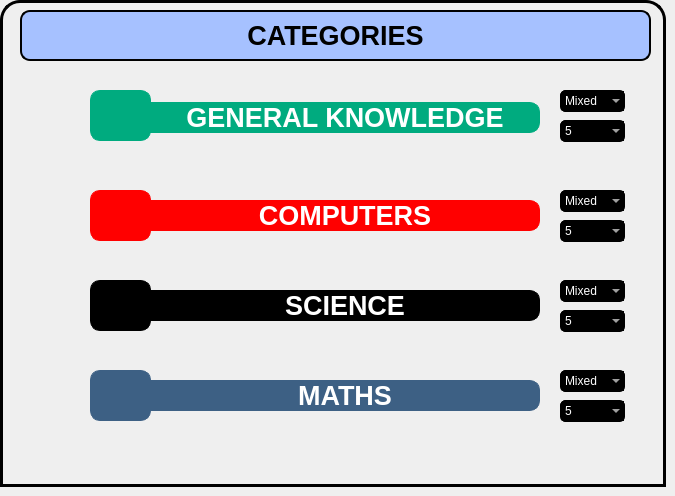
     <widget class="QWidget" name="quizpage">
      <widget class="QFrame" name="quiz_frame">
       <property name="geometry">
        <rect>
         <x>0</x>
         <y>0</y>
         <width>666</width>
         <height>487</height>
        </rect>
       </property>
       <property name="styleSheet">
        <string notr="true">border :3px solid black;
border-top-left-radius : 20px;
border-top-right-radius : 20px; 
border-bottom-left-radius : 0px; 
border-bottom-right-radius : 0px;</string>
       </property>
       <property name="frameShape">
        <enum>QFrame::StyledPanel</enum>
       </property>
       <property name="frameShadow">
        <enum>QFrame::Raised</enum>
       </property>
       <widget class="QLabel" name="Categories">
        <property name="geometry">
         <rect>
          <x>20</x>
          <y>10</y>
          <width>631</width>
          <height>51</height>
         </rect>
        </property>
        <property name="font">
         <font>
          <pointsize>20</pointsize>
          <weight>75</weight>
          <bold>true</bold>
         </font>
        </property>
        <property name="styleSheet">
         <string notr="true">border :2px solid black;
background-color: rgb(166, 193, 255);
border-top-left-radius : 10px;
border-top-right-radius : 10px; 
border-bottom-left-radius : 10px; 
border-bottom-right-radius : 10px;</string>
        </property>
        <property name="text">
         <string>&lt;html&gt;&lt;head/&gt;&lt;body&gt;&lt;p&gt;&lt;span style=&quot; font-weight:600;&quot;&gt;CATEGORIES&lt;/span&gt;&lt;/p&gt;&lt;/body&gt;&lt;/html&gt;</string>
        </property>
        <property name="alignment">
         <set>Qt::AlignCenter</set>
        </property>
       </widget>
       <widget class="QLabel" name="GKLabel">
        <property name="geometry">
         <rect>
          <x>90</x>
          <y>90</y>
          <width>61</width>
          <height>51</height>
         </rect>
        </property>
        <property name="styleSheet">
         <string notr="true">border :1px solid black;
background-color: rgb(0, 171, 127);
border-top-left-radius : 10px;
border-top-right-radius : 10px; 
border-bottom-left-radius : 10px; 
border-bottom-right-radius : 10px;
border-color: rgb(0, 171, 127);</string>
        </property>
        <property name="text">
         <string/>
        </property>
        <property name="pixmap">
         <pixmap>../Resources/GK.png</pixmap>
        </property>
        <property name="scaledContents">
         <bool>true</bool>
        </property>
       </widget>
       <widget class="QLabel" name="ComputersLabel">
        <property name="geometry">
         <rect>
          <x>90</x>
          <y>190</y>
          <width>61</width>
          <height>51</height>
         </rect>
        </property>
        <property name="styleSheet">
         <string notr="true">border :1px solid red;
background-color: rgb(255, 0,0 );
border-top-left-radius : 10px;
border-top-right-radius : 10px; 
border-bottom-left-radius : 10px; 
border-bottom-right-radius : 10px;</string>
        </property>
        <property name="text">
         <string/>
        </property>
        <property name="pixmap">
         <pixmap>../Resources/Computer.png</pixmap>
        </property>
        <property name="scaledContents">
         <bool>true</bool>
        </property>
       </widget>
       <widget class="QLabel" name="ScienceLabel">
        <property name="geometry">
         <rect>
          <x>90</x>
          <y>280</y>
          <width>61</width>
          <height>51</height>
         </rect>
        </property>
        <property name="styleSheet">
         <string notr="true">border :1px solid black;
background-color: rgb(0, 0, 0);
border-top-left-radius : 10px;
border-top-right-radius : 10px; 
border-bottom-left-radius : 10px; 
border-bottom-right-radius : 10px;</string>
        </property>
        <property name="text">
         <string/>
        </property>
        <property name="pixmap">
         <pixmap>../Resources/Science.png</pixmap>
        </property>
        <property name="scaledContents">
         <bool>true</bool>
        </property>
       </widget>
       <widget class="QLabel" name="MathsLabel">
        <property name="geometry">
         <rect>
          <x>90</x>
          <y>370</y>
          <width>61</width>
          <height>51</height>
         </rect>
        </property>
        <property name="styleSheet">
         <string notr="true">border :1px solid black;
background-color: rgb(61, 96, 132);
border-top-left-radius : 10px;
border-top-right-radius : 10px; 
border-bottom-left-radius : 10px; 
border-bottom-right-radius : 10px;
border-color: rgb(61, 96, 132);</string>
        </property>
        <property name="text">
         <string/>
        </property>
        <property name="pixmap">
         <pixmap>../Resources/Maths.png</pixmap>
        </property>
        <property name="scaledContents">
         <bool>true</bool>
        </property>
       </widget>
       <widget class="QPushButton" name="GK">
        <property name="geometry">
         <rect>
          <x>150</x>
          <y>102</y>
          <width>390</width>
          <height>31</height>
         </rect>
        </property>
        <property name="font">
         <font>
          <pointsize>20</pointsize>
          <weight>75</weight>
          <bold>true</bold>
         </font>
        </property>
        <property name="cursor">
         <cursorShape>PointingHandCursor</cursorShape>
        </property>
        <property name="toolTip">
         <string>General Knowledge Quiz</string>
        </property>
        <property name="styleSheet">
         <string notr="true">border :1px solid black;
background-color: rgb(0, 171, 127);
border-top-left-radius : 0px;
border-top-right-radius : 10px; 
border-bottom-left-radius : 0px; 
border-bottom-right-radius : 10px;
color: rgb(255, 255, 255);
border-color: rgb(0, 171, 127);</string>
        </property>
        <property name="text">
         <string>GENERAL KNOWLEDGE</string>
        </property>
       </widget>
       <widget class="QPushButton" name="Computers">
        <property name="geometry">
         <rect>
          <x>150</x>
          <y>200</y>
          <width>390</width>
          <height>31</height>
         </rect>
        </property>
        <property name="font">
         <font>
          <pointsize>20</pointsize>
          <weight>75</weight>
          <bold>true</bold>
         </font>
        </property>
        <property name="cursor">
         <cursorShape>PointingHandCursor</cursorShape>
        </property>
        <property name="toolTip">
         <string>Computers Quiz</string>
        </property>
        <property name="styleSheet">
         <string notr="true">border :1px solid red;
background-color: rgb(255, 0,0 );
border-top-left-radius : 0px;
border-top-right-radius : 10px; 
border-bottom-left-radius : 0px; 
border-bottom-right-radius : 10px;
color: rgb(255, 255, 255);</string>
        </property>
        <property name="text">
         <string>COMPUTERS</string>
        </property>
       </widget>
       <widget class="QPushButton" name="Science">
        <property name="geometry">
         <rect>
          <x>150</x>
          <y>290</y>
          <width>390</width>
          <height>31</height>
         </rect>
        </property>
        <property name="font">
         <font>
          <pointsize>20</pointsize>
          <weight>75</weight>
          <bold>true</bold>
         </font>
        </property>
        <property name="cursor">
         <cursorShape>PointingHandCursor</cursorShape>
        </property>
        <property name="toolTip">
         <string>Science Quiz</string>
        </property>
        <property name="styleSheet">
         <string notr="true">border :1px solid black;
background-color: rgb(0, 0,0 );
border-top-left-radius : 0px;
border-top-right-radius : 10px; 
border-bottom-left-radius : 0px; 
border-bottom-right-radius : 10px;
color: rgb(255, 255, 255);</string>
        </property>
        <property name="text">
         <string>SCIENCE</string>
        </property>
       </widget>
       <widget class="QPushButton" name="Maths">
        <property name="geometry">
         <rect>
          <x>150</x>
          <y>380</y>
          <width>390</width>
          <height>31</height>
         </rect>
        </property>
        <property name="font">
         <font>
          <pointsize>20</pointsize>
          <weight>75</weight>
          <bold>true</bold>
         </font>
        </property>
        <property name="cursor">
         <cursorShape>PointingHandCursor</cursorShape>
        </property>
        <property name="toolTip">
         <string>Maths Quiz</string>
        </property>
        <property name="styleSheet">
         <string notr="true">border :1px solid black;
background-color: rgb(61, 96, 132);
border-top-left-radius : 0px;
border-top-right-radius : 10px; 
border-bottom-left-radius : 0px; 
border-bottom-right-radius : 10px;
color: rgb(255, 255, 255);
border-color: rgb(61, 96, 132);</string>
        </property>
        <property name="text">
         <string>MATHS</string>
        </property>
       </widget>
       <widget class="QComboBox" name="DifficultyGK">
        <property name="geometry">
         <rect>
          <x>560</x>
          <y>90</y>
          <width>65</width>
          <height>22</height>
         </rect>
        </property>
        <property name="toolTip">
         <string>Difficulty</string>
        </property>
        <property name="styleSheet">
         <string notr="true">border: 1px solid black;
color: rgb(255, 255, 255);
background-color: rgb(0, 0, 0);
border-top-left-radius : 5px;
border-top-right-radius : 5px; 
border-bottom-left-radius : 5px; 
border-bottom-right-radius : 5px;</string>
        </property>
        <property name="currentText">
         <string>Mixed</string>
        </property>
        <item>
         <property name="text">
          <string>Mixed</string>
         </property>
        </item>
        <item>
         <property name="text">
          <string>Easy</string>
         </property>
        </item>
        <item>
         <property name="text">
          <string>Medium</string>
         </property>
        </item>
        <item>
         <property name="text">
          <string>Hard</string>
         </property>
        </item>
       </widget>
       <widget class="QComboBox" name="DifficultyComputers">
        <property name="geometry">
         <rect>
          <x>560</x>
          <y>190</y>
          <width>65</width>
          <height>22</height>
         </rect>
        </property>
        <property name="toolTip">
         <string>Difficulty</string>
        </property>
        <property name="styleSheet">
         <string notr="true">border: 1px solid black;
color: rgb(255, 255, 255);
background-color: rgb(0, 0, 0);
border-top-left-radius : 5px;
border-top-right-radius : 5px; 
border-bottom-left-radius : 5px; 
border-bottom-right-radius : 5px;</string>
        </property>
        <property name="currentText">
         <string>Mixed</string>
        </property>
        <item>
         <property name="text">
          <string>Mixed</string>
         </property>
        </item>
        <item>
         <property name="text">
          <string>Easy</string>
         </property>
        </item>
        <item>
         <property name="text">
          <string>Medium</string>
         </property>
        </item>
        <item>
         <property name="text">
          <string>Hard</string>
         </property>
        </item>
       </widget>
       <widget class="QComboBox" name="DifficultyScience">
        <property name="geometry">
         <rect>
          <x>560</x>
          <y>280</y>
          <width>65</width>
          <height>22</height>
         </rect>
        </property>
        <property name="toolTip">
         <string>Difficulty</string>
        </property>
        <property name="styleSheet">
         <string notr="true">border: 1px solid black;
color: rgb(255, 255, 255);
background-color: rgb(0, 0, 0);
border-top-left-radius : 5px;
border-top-right-radius : 5px; 
border-bottom-left-radius : 5px; 
border-bottom-right-radius : 5px;</string>
        </property>
        <property name="currentText">
         <string>Mixed</string>
        </property>
        <item>
         <property name="text">
          <string>Mixed</string>
         </property>
        </item>
        <item>
         <property name="text">
          <string>Easy</string>
         </property>
        </item>
        <item>
         <property name="text">
          <string>Medium</string>
         </property>
        </item>
        <item>
         <property name="text">
          <string>Hard</string>
         </property>
        </item>
       </widget>
       <widget class="QComboBox" name="DifficultyMaths">
        <property name="geometry">
         <rect>
          <x>560</x>
          <y>370</y>
          <width>65</width>
          <height>22</height>
         </rect>
        </property>
        <property name="toolTip">
         <string>Difficulty</string>
        </property>
        <property name="styleSheet">
         <string notr="true">border: 1px solid black;
color: rgb(255, 255, 255);
background-color: rgb(0, 0, 0);
border-top-left-radius : 5px;
border-top-right-radius : 5px; 
border-bottom-left-radius : 5px; 
border-bottom-right-radius : 5px;</string>
        </property>
        <property name="currentText">
         <string>Mixed</string>
        </property>
        <item>
         <property name="text">
          <string>Mixed</string>
         </property>
        </item>
        <item>
         <property name="text">
          <string>Easy</string>
         </property>
        </item>
        <item>
         <property name="text">
          <string>Medium</string>
         </property>
        </item>
        <item>
         <property name="text">
          <string>Hard</string>
         </property>
        </item>
       </widget>
       <widget class="QComboBox" name="NumberGK">
        <property name="geometry">
         <rect>
          <x>560</x>
          <y>120</y>
          <width>65</width>
          <height>22</height>
         </rect>
        </property>
        <property name="toolTip">
         <string>Questions</string>
        </property>
        <property name="styleSheet">
         <string notr="true">border: 1px solid black;
color: rgb(255, 255, 255);
background-color: rgb(0, 0, 0);
border-top-left-radius : 5px;
border-top-right-radius : 5px; 
border-bottom-left-radius : 5px; 
border-bottom-right-radius : 5px;</string>
        </property>
        <property name="currentText">
         <string>5</string>
        </property>
        <item>
         <property name="text">
          <string>5</string>
         </property>
        </item>
        <item>
         <property name="text">
          <string>6</string>
         </property>
        </item>
        <item>
         <property name="text">
          <string>7</string>
         </property>
        </item>
        <item>
         <property name="text">
          <string>8</string>
         </property>
        </item>
        <item>
         <property name="text">
          <string>9</string>
         </property>
        </item>
        <item>
         <property name="text">
          <string>10</string>
         </property>
        </item>
       </widget>
       <widget class="QComboBox" name="NumberComputers">
        <property name="geometry">
         <rect>
          <x>560</x>
          <y>220</y>
          <width>65</width>
          <height>22</height>
         </rect>
        </property>
        <property name="toolTip">
         <string>Questions</string>
        </property>
        <property name="styleSheet">
         <string notr="true">border: 1px solid black;
color: rgb(255, 255, 255);
background-color: rgb(0, 0, 0);
border-top-left-radius : 5px;
border-top-right-radius : 5px; 
border-bottom-left-radius : 5px; 
border-bottom-right-radius : 5px;</string>
        </property>
        <property name="currentText">
         <string>5</string>
        </property>
        <item>
         <property name="text">
          <string>5</string>
         </property>
        </item>
        <item>
         <property name="text">
          <string>6</string>
         </property>
        </item>
        <item>
         <property name="text">
          <string>7</string>
         </property>
        </item>
        <item>
         <property name="text">
          <string>8</string>
         </property>
        </item>
        <item>
         <property name="text">
          <string>9</string>
         </property>
        </item>
        <item>
         <property name="text">
          <string>10</string>
         </property>
        </item>
       </widget>
       <widget class="QComboBox" name="NumberScience">
        <property name="geometry">
         <rect>
          <x>560</x>
          <y>310</y>
          <width>65</width>
          <height>22</height>
         </rect>
        </property>
        <property name="toolTip">
         <string>Questions</string>
        </property>
        <property name="styleSheet">
         <string notr="true">border: 1px solid black;
color: rgb(255, 255, 255);
background-color: rgb(0, 0, 0);
border-top-left-radius : 5px;
border-top-right-radius : 5px; 
border-bottom-left-radius : 5px; 
border-bottom-right-radius : 5px;</string>
        </property>
        <property name="currentText">
         <string>5</string>
        </property>
        <item>
         <property name="text">
          <string>5</string>
         </property>
        </item>
        <item>
         <property name="text">
          <string>6</string>
         </property>
        </item>
        <item>
         <property name="text">
          <string>7</string>
         </property>
        </item>
        <item>
         <property name="text">
          <string>8</string>
         </property>
        </item>
        <item>
         <property name="text">
          <string>9</string>
         </property>
        </item>
        <item>
         <property name="text">
          <string>10</string>
         </property>
        </item>
       </widget>
       <widget class="QComboBox" name="NumberMaths">
        <property name="geometry">
         <rect>
          <x>560</x>
          <y>400</y>
          <width>65</width>
          <height>22</height>
         </rect>
        </property>
        <property name="toolTip">
         <string>Questions</string>
        </property>
        <property name="styleSheet">
         <string notr="true">border: 1px solid black;
color: rgb(255, 255, 255);
background-color: rgb(0, 0, 0);
border-top-left-radius : 5px;
border-top-right-radius : 5px; 
border-bottom-left-radius : 5px; 
border-bottom-right-radius : 5px;</string>
        </property>
        <property name="currentText">
         <string>5</string>
        </property>
        <item>
         <property name="text">
          <string>5</string>
         </property>
        </item>
        <item>
         <property name="text">
          <string>6</string>
         </property>
        </item>
        <item>
         <property name="text">
          <string>7</string>
         </property>
        </item>
        <item>
         <property name="text">
          <string>8</string>
         </property>
        </item>
        <item>
         <property name="text">
          <string>9</string>
         </property>
        </item>
        <item>
         <property name="text">
          <string>10</string>
         </property>
        </item>
       </widget>
      </widget>
     </widget>
